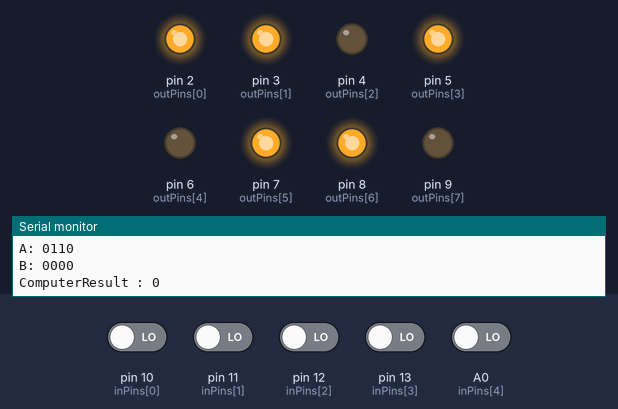
A sketch run on a simulated Arduino Uno, built with avr-gcc and run on an emulated ATmega328P. Parts: output pins drawn as LEDs (lit = HIGH), the last lines printed to the serial monitor. The inputs (shaded band) are chosen by the test bench; at power-on: A0 (inPins[4]), pin 10 (inPins[0]), pin 11 (inPins[1]), pin 12 (inPins[2]), pin 13 (inPins[3]) LOW. Random numbers use the default seed unless the sketch sets one.

Above: at 3.89 s.
3.9 s: A0 (inPins[4]) driven HIGH
At 4.04 s:
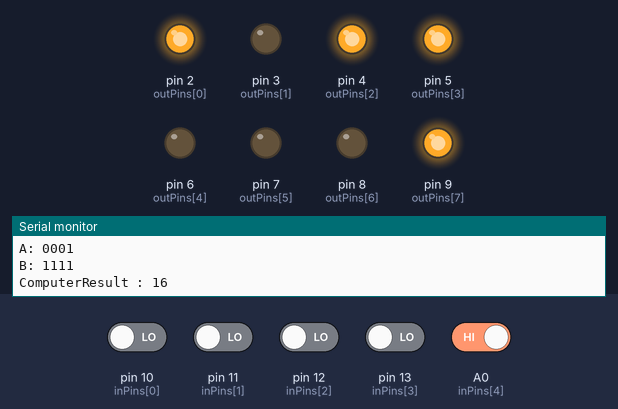
12.9 s: A0 (inPins[4]) driven LOW
At 12.95 s:
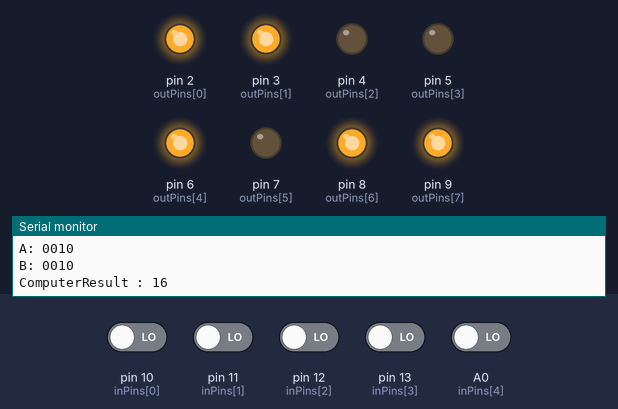
15.9 s: pin 13 (inPins[3]) driven HIGH
At 15.93 s:
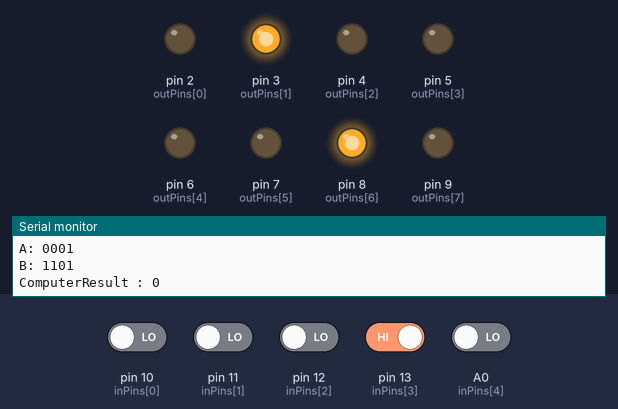
Timing chart, 0 to 21.9 s (numbered marks = the images above; inputs shaded):
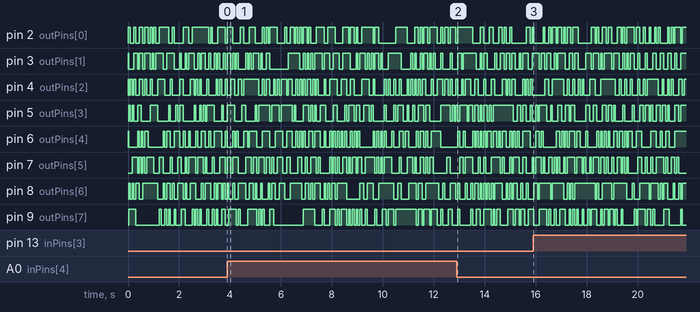

The sketch:

Summator_test.ino
```cpp
const byte numOutPins = 8; // количество выходных пинов
const byte numInPins = 5; // количество входных пинов

byte outPins[] = {2, 3, 4, 5, 6, 7, 8, 9}; // массив выходных пинов
byte AoutPins[] = {2, 4, 6, 8}; // массив выходных пинов для 1 операнда
byte BoutPins[] = {3, 5, 7, 9}; // массив выходных пинов для 2 операнда
byte inPins[] = {10, 11, 12 , 13, A0}; // массив входных пинов


struct SUM{
  byte A; // 1 операнд
  byte B; // 2 операнд

  byte ComputerResult; // Результат работы стенда

  void compute(byte* outPins){ // функция подсчета суммы на стенде
    for(int i = 0; i < numOutPins/2 ; ++i){
      digitalWrite(AoutPins[i], bitRead(A, i)); // подача 1 операнда на плату
    }
    for(int i = 0; i < numOutPins/2 ; ++i){
      digitalWrite(BoutPins[i], bitRead(B, i)); // подача 2 операнда на плату
    }

// считывание выходных сигналов с платы
    for(int i = 0; i < numInPins; ++i){
      bitWrite(ComputerResult, i, digitalRead(inPins[i]));
    }
    Serial.println();
    Serial.print("ComputerResult : ");
    Serial.println(ComputerResult); // вывод результата платы

  }
  void printBitsA(){ // Функция вывода 1 операнда
    Serial.print("A: ");
    for(int i = 0; i < numOutPins/2; ++i){
      Serial.print(bitRead(A, numOutPins/2 - 1 - i));
    }
    Serial.println();
  }
  void printBitsB(){ // Функция вывода 2 операнда
    Serial.print("B: ");
    for(int i = 0; i < numOutPins/2; ++i){
      Serial.print(bitRead(B, numOutPins/2 - 1 - i));
    }
    Serial.println();
  }
};
  SUM test;
  byte result = 0;
  int testNum = 0;
  int successTest = 0;
  int failTest = 0;


void setup() {

  for(int i = 0; i < numOutPins; ++i){ // установка выходных пинов в режим OUTPUT
    pinMode(outPins[i], OUTPUT);
  }
  for(int i = 0; i < numInPins; ++i){ // установка входных пинов в режим INPUT
    pinMode(inPins[i], INPUT);
  }
  Serial.begin(9600);

  for(int i = 0 ; i < 1000; ++i){ // цикл на 1000 операций ADD

// задание 1 операнда случайным значением в диапозоне [0,16)
    test.A = random(16);
// задание 1 операнда случайным значением в диапозоне [0,16)
    test.B = random(16);
    test.printBitsA(); // побитовый вывод 1 операнда
    test.printBitsB(); // побитовый вывод 2 операнда
    test.compute(outPins); // вычисление суммы A + B на плате
    result = test.A + test.B; // подсчет точного результата
    for(int i = 0 ; i < numInPins; ++i){
      Serial.print(bitRead(result, i)); // побитовый вывод точного результата
    }
    Serial.println();

// получение побитового вывода схемы 4-битного сумматора
    for(int i = 0; i < numInPins; ++i){
      Serial.print(digitalRead(inPins[i]));
    }
    Serial.println();

// сравнение полученного результата и точного
    if(test.ComputerResult == result){
      Serial.print("Success test: ");
      Serial.println(testNum);
      successTest++;
    }else{
      Serial.print("Fail test: ");
      Serial.println(testNum);
      failTest++;
    }
    testNum++;

  }
// Вывод результатов тестирования
  Serial.print("Success: ");
  Serial.println(successTest);
  Serial.print("Fail: ");
  Serial.println(failTest);
}
```
